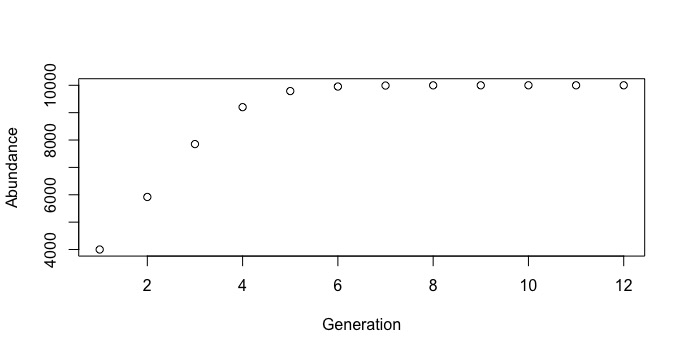

Source code (R):
# Problem 3

# 3a

"InitPop" <- 2500 # Initial population size
"K" <- 10000 # Environmental carrying capacity
"r" <- 0.8 # intrinsic grouth rate 
"FinalPopulation" <- `InitPopulation`
"Abundance" <- vector("numeric", 12) # creating a container for abundance values
# writing th for loop for abundance over 12 generations
for (i in seq(1, 12)) {
  FinalPopulation <- (FinalPopulation + ( r * FinalPopulation * (K - FinalPopulation ) / K))
  Abundance[i] <- FinalPopulation 
}

"Time" <- seq(1, 12) # creating the time vector 

plot(Time, Abundance) # generating the plot Abundance over Time 

# 3b

log.growth <- function(InitPop, r, K, gen.num) { 
  FinalPop <- `InitPop`
  Abundance <- vector("numeric", gen.num)
  Generation <- seq(1:gen.num)
  for (i in 1:gen.num) {
    FinalPop <- (FinalPop + ( r * FinalPop * (K - FinalPop ) / K))
    Abundance[i] <- FinalPop 
    print(Abundance)
    # 3c
    plot(Generation, Abundance)
  }
}

# 3d

log.growth(2500, 0.8, 10000, 12)
Abundance
Generation <- seq(1:12)

# 3e

Gen.abund <- cbind(Generation, Abundance)
Gen.abund
write.csv(Gen.abund, "Lab08.csv")
